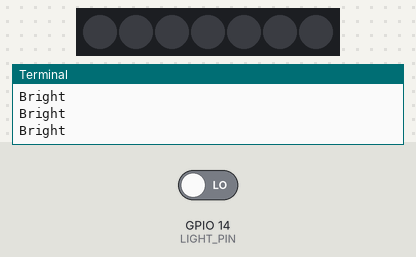
Recording of a program running on a simulated Raspberry Pi (BCM pin numbers). Shown: 7 RGB LEDs in strip order, left to right, the last lines printed to the terminal. Inputs (shaded band) come from the test bench; at power-on: GPIO 14 (LIGHT_PIN) LOW. Dim RGB values are drawn brighter than linear.

Above: at 1.2 s.
1.3 s: GPIO 14 (LIGHT_PIN) driven HIGH
At 2.1 s:
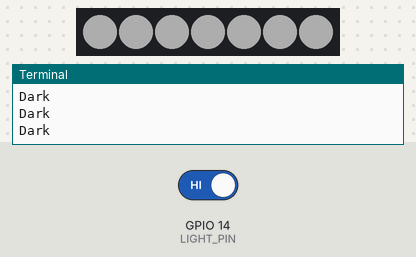
2.9 s: GPIO 14 (LIGHT_PIN) driven LOW
At 3.5 s:
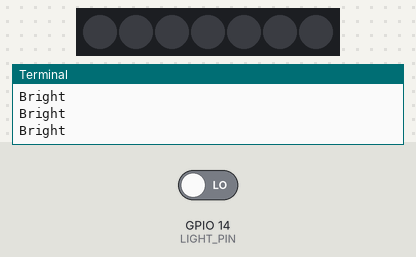
Timing chart, 0 to 5.9 s (numbered marks = the images above; inputs shaded):
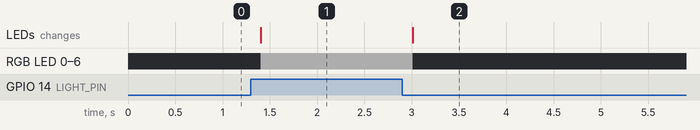

Measured:
- after the input at 1.3 s, RGB LED 0–6: off → RGB(51, 51, 51) after 0.10 s; the LEDs: change after 0.10 s (image 1)
- after the input at 2.9 s, RGB LED 0–6: RGB(51, 51, 51) → off after 0.11 s; the LEDs: change after 0.11 s (image 2)

The program:

neopixel_light.py
```python
import time
import board
import neopixel
import RPi.GPIO as GPIO

GPIO.setmode(GPIO.BCM)
LIGHT_PIN = 14

GPIO.setup(LIGHT_PIN, GPIO.IN)
pixel_pin = board.D18

num_pixels = 7
ORDER = neopixel.GRB

pixels = neopixel.NeoPixel(
    pixel_pin, num_pixels, brightness=0.2, auto_write=False, pixel_order=ORDER)

while True:
    try:
        if GPIO.input(LIGHT_PIN):
            print('Dark')
            pixels.fill((255, 255, 255))
            pixels.show()
        else:
            print('Bright')
            pixels.fill((0, 0, 0))
            pixels.show()
        time.sleep(0.2)
    except KeyboardInterrupt:
        GPIO.cleanup()
        print('clean')
        break
```
